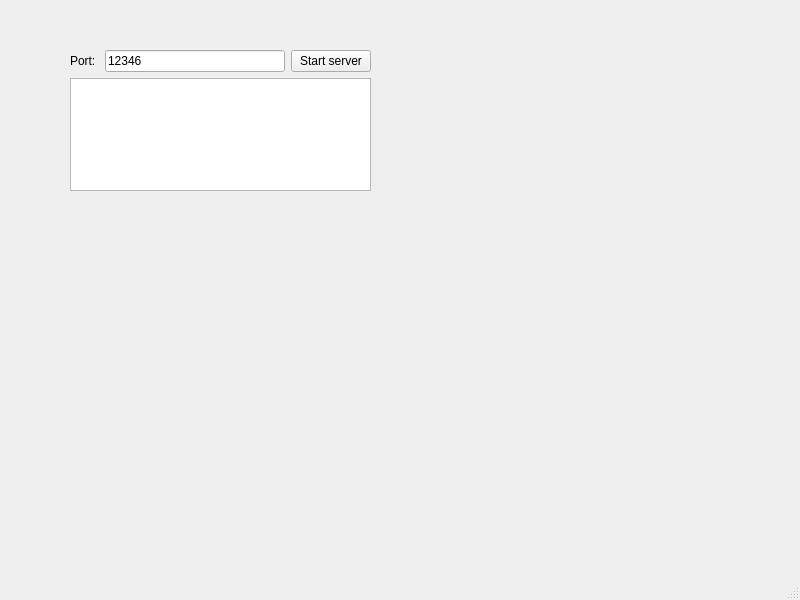
<?xml version="1.0" encoding="UTF-8"?>
<ui version="4.0">
 <class>ScriptExecutor</class>
 <widget class="QMainWindow" name="ScriptExecutor">
  <property name="geometry">
   <rect>
    <x>0</x>
    <y>0</y>
    <width>800</width>
    <height>600</height>
   </rect>
  </property>
  <property name="windowTitle">
   <string>ScriptExecutor</string>
  </property>
  <widget class="QWidget" name="centralwidget">
   <widget class="QWidget" name="verticalLayoutWidget">
    <property name="geometry">
     <rect>
      <x>70</x>
      <y>50</y>
      <width>301</width>
      <height>141</height>
     </rect>
    </property>
    <layout class="QVBoxLayout" name="verticalLayout">
     <item>
      <layout class="QHBoxLayout" name="horizontalLayout">
       <item>
        <widget class="QLabel" name="label">
         <property name="text">
          <string>Port: </string>
         </property>
        </widget>
       </item>
       <item>
        <widget class="QLineEdit" name="portInput">
         <property name="text">
          <string>12346</string>
         </property>
        </widget>
       </item>
       <item>
        <widget class="QPushButton" name="startButton">
         <property name="text">
          <string>Start server</string>
         </property>
        </widget>
       </item>
      </layout>
     </item>
     <item>
      <widget class="QTextEdit" name="logDisplay">
       <property name="readOnly">
        <bool>true</bool>
       </property>
      </widget>
     </item>
    </layout>
   </widget>
  </widget>
  <widget class="QMenuBar" name="menubar">
   <property name="geometry">
    <rect>
     <x>0</x>
     <y>0</y>
     <width>800</width>
     <height>23</height>
    </rect>
   </property>
  </widget>
  <widget class="QStatusBar" name="statusbar"/>
 </widget>
 <resources/>
 <connections/>
</ui>
